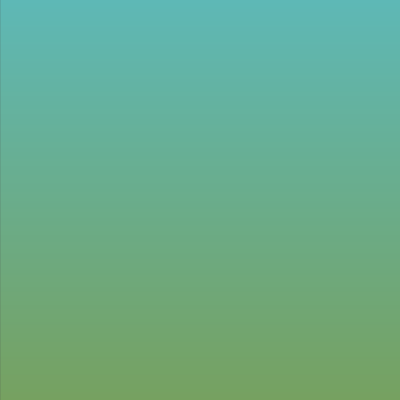
Frame 1 (no input)
Frame 60 (the mouse pressed at the canvas centre just before this capture): identical to frame 1, image omitted
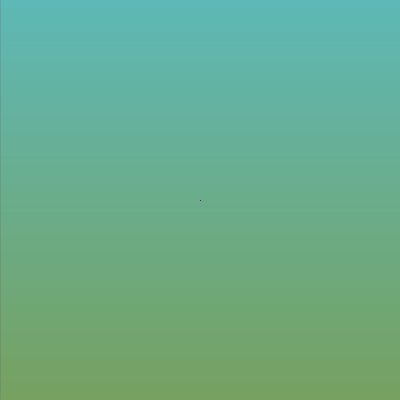
Frame 120 (the mouse held since frame 60 and released just before this capture)

The Processing sketch that drew these frames (run headless with seeded random() and noise(); from frame 60 on, the mouse is pressed at the canvas centre):

// Processing sketch: processing_164816
// ── processing_164816.pde

float posX;float posY;
 
void setup(){
size(400,400);
background(70);
setGradient(0, 0, width, height, color(94, 184, 182), color(118, 161, 96), 1);

}
 
void draw(){
if(mousePressed){
  stroke(random(142),random(96),random(150),50);
  smooth();
line(posX,posY,mouseX,mouseY);
}
}
 
void mousePressed(){
posX = mouseX;
posY= mouseY;
}

void setGradient(int x, int y, float w, float h, color c1, color c2, int axis ) {

  noFill();

  if (axis == 1) {  // Top to bottom gradient
    for (int i = y; i <= y+h; i++) {
      float inter = map(i, y, y+h, 0, 1);
      color c = lerpColor(c1, c2, inter);
      stroke(c);
      line(x, i, x+w, i);
    }
  }  
  else if (axis == 2) {  // Left to right gradient
    for (int i = x; i <= x+w; i++) {
      float inter = map(i, x, x+w, 0, 1);
      color c = lerpColor(c1, c2, inter);
      stroke(c);
      line(i, y, i, y+h);
    }
  }
}
